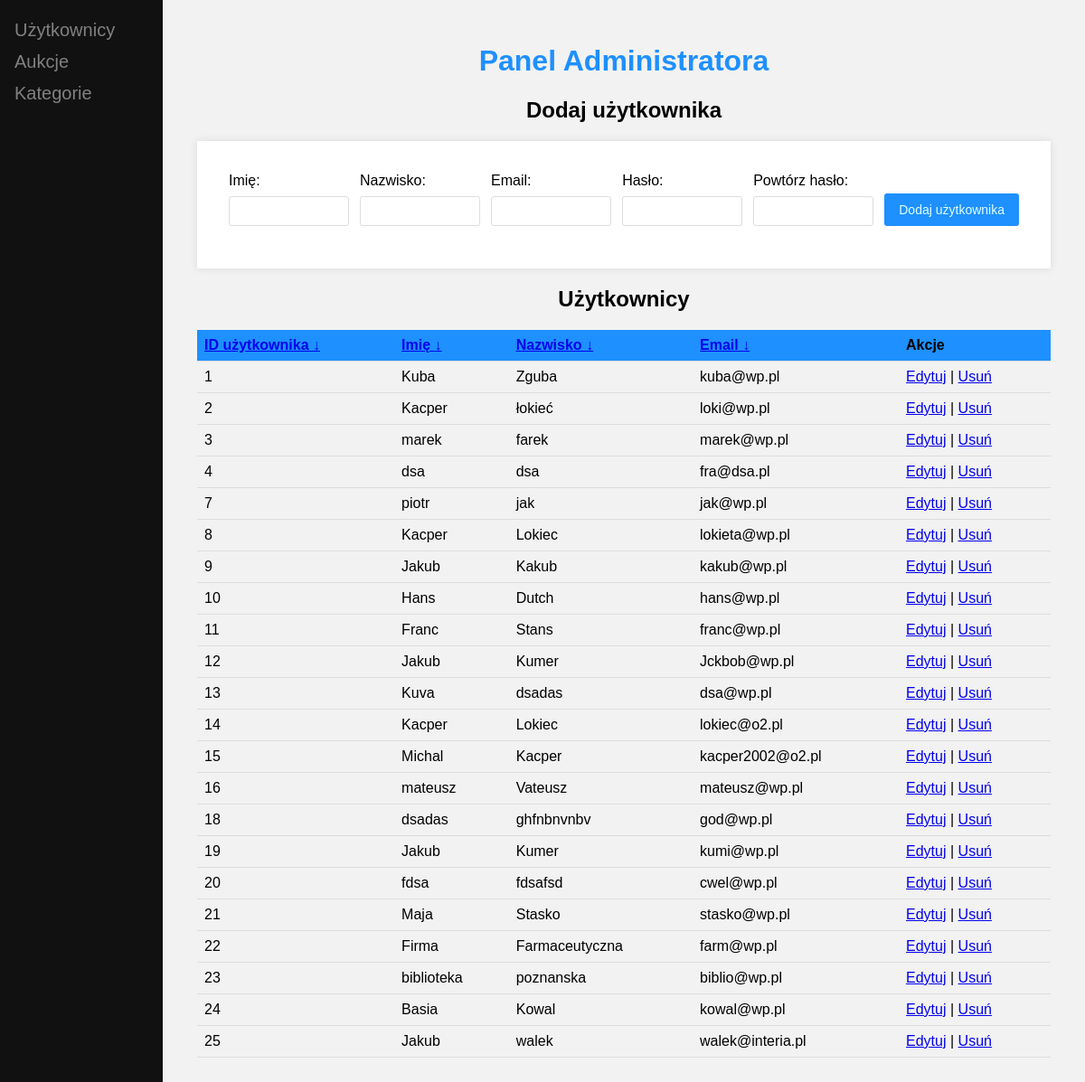
Page /dist/admin.php on the earlier database version.
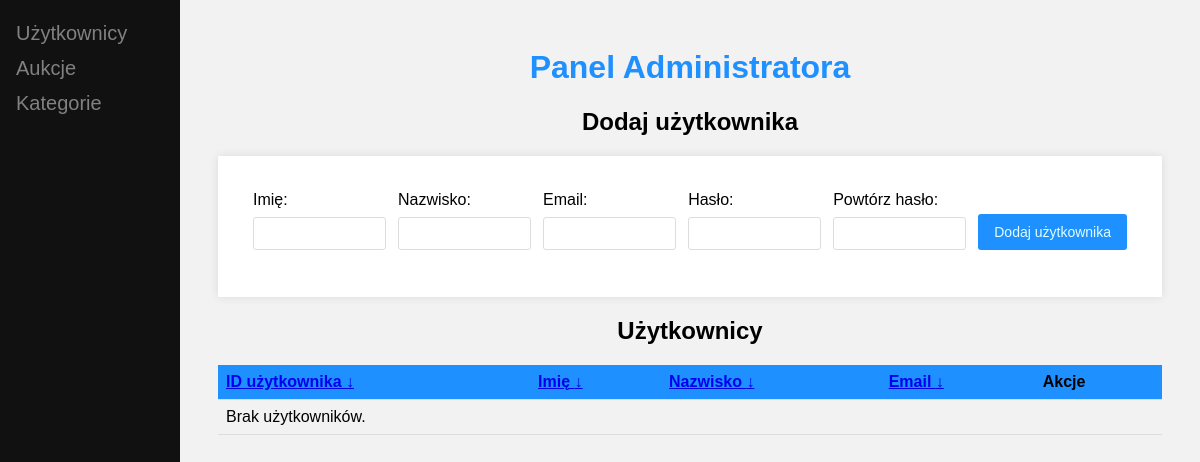
Same page on the later database version.
### tables this page shows
CREATE TABLE `users` (
  `id_user` int(11) NOT NULL,
  `firstName` varchar(50) NOT NULL,
  `lastName` varchar(50) NOT NULL,
  `email` varchar(60) NOT NULL,
  `id_role` tinyint(4) NOT NULL DEFAULT 1,
  `pass` varchar(255) NOT NULL,
  `passwordrepeat` varchar(255) NOT NULL,
  `city` varchar(100) DEFAULT NULL,
  `street` varchar(100) DEFAULT NULL,
  `house_number` varchar(10) DEFAULT NULL,
  `postal_code` varchar(20) DEFAULT NULL,
  `phone_number` varchar(20) DEFAULT NULL,
  `profile_image` varchar(255) DEFAULT '../uploads/user-3331256_1280.png',
  `reset_token` varchar(255) DEFAULT NULL,
  `token_expiry` datetime DEFAULT NULL
);

### scripts/admin_filtr.php (called while the page is built, shortened)
<?php
include_once "connect.php";
$sortByID = isset($_GET['sortByID']) ? $_GET['sortByID'] : '';
$sortByFirstName = isset($_GET['sortByFirstName']) ? $_GET['sortByFirstName'] : '';
$sortByLastName = isset($_GET['sortByLastName']) ? $_GET['sortByLastName'] : '';
$sortByEmail = isset($_GET['sortByEmail']) ? $_GET['sortByEmail'] : '';
$stmt = $conn->prepare("SELECT * FROM users");
$stmt->execute();
$users = $stmt->fetchAll(PDO::FETCH_ASSOC);
?>

### dist/admin.php (the view, shortened to what this page needs)
<?php
    include_once "../scripts/connect.php";
    include_once "../scripts/admin_filtr.php";
?>
<!DOCTYPE html>
<html lang="en">
<head>
    <link rel="stylesheet" href="../src/admin.css">
</head>
<body>
<div class="sidebar">
        <a href="admin.php"><i class="fa fa-fw fa-user"></i> Użytkownicy</a>
        <a href="auctions_admin.php"><i class="fa fa-clipboard"></i> Aukcje</a>
        <a href="category_admin.php"><i class="fa fa-clipboard"></i> Kategorie</a>
    </div>
    <div class="main">
        <h1>Panel Administratora</h1>
         <h2>Dodaj użytkownika</h2>
        <form action="add.php" method="POST">
            <div class="add_wyglad">
                <label for="firstName">Imię:</label>
                <input type="text" name="firstName" id="firstName" required><br>
            </div>
            <div class="add_wyglad">
                <label for="lastName">Nazwisko:</label>
                <input type="text" name="lastName" id="lastName" required><br>
            </div>
            <div class="add_wyglad">
                <label for="email">Email:</label>
                <input type="email" name="email" id="email" required><br>
            </div>
            <div class="add_wyglad">
                <label for="pass">Hasło:</label>
                <input type="password" name="pass" id="pass" required><br>
            </div>
            <div class="add_wyglad">
                <label for="passwordrepeat">Powtórz hasło:</label>
                <input type="password" name="passwordrepeat" id="passwordrepeat" required><br>
            </div>
            <div class="add_wyglad">
                <input class="add_button" type="submit" value="Dodaj użytkownika">
            </div>
        </form>
        <h2 id="uzytkownicy">Użytkownicy</h2>
        <table>
            <tr>
                <th><a href="?sortByID=<?php echo $sortByID === 'asc' ? 'desc' : 'asc'; ?>">ID użytkownika <?php if ($sortByID === 'asc') echo "&#8593;"; else echo "&#8595;"; ?></a></th>
                <th><a href="?sortByFirstName=<?php echo $sortByFirstName === 'asc' ? 'desc' : 'asc'; ?>">Imię <?php if ($sortByFirstName === 'asc') echo "&#8593;"; else echo "&#8595;"; ?></a></th>
                <th><a href="?sortByLastName=<?php echo $sortByLastName === 'asc' ? 'desc' : 'asc'; ?>">Nazwisko <?php if ($sortByLastName === 'asc') echo "&#8593;"; else echo "&#8595;"; ?></a></th>
                <th><a href="?sortByEmail=<?php echo $sortByEmail === 'asc' ? 'desc' : 'asc'; ?>">Email <?php if ($sortByEmail === 'asc') echo "&#8593;"; else echo "&#8595;"; ?></a></th>
                <th>Akcje</th>
            </tr>
        <?php
            if (count($users) > 0) {
                foreach ($users as $row) {
                    echo "<tr>";
                    echo "<td>" . htmlspecialchars($row["id_user"]) . "</td>";
                    echo "<td>" . htmlspecialchars($row["firstName"]) . "</td>";
                    echo "<td>" . htmlspecialchars($row["lastName"]) . "</td>";
                    echo "<td>" . htmlspecialchars($row["email"]) . "</td>";
                    echo "<td><a href='edit.php?id=" . htmlspecialchars($row["id_user"]) . "'>Edytuj</a> | <a href='../scripts/delete.php?id=" . htmlspecialchars($row["id_user"]) . "'>Usuń</a></td>";
                    echo "</tr>";
                }
            } else {
                echo "<tr><td colspan='5'>Brak użytkowników.</td></tr>";
            }
        ?>
        </table>
    </div>
</body>
</html>

Differences in the rows shown:
removed users: id_user "1", firstName "Kuba", lastName "Zguba", email "kuba@wp.pl"
removed users: id_user "2", firstName "Kacper", lastName "łokieć", email "loki@wp.pl"
removed users: id_user "3", firstName "marek", lastName "farek", email "marek@wp.pl"
removed users: id_user "4", firstName "dsa", lastName "dsa", email "fra@dsa.pl"
removed users: id_user "7", firstName "piotr", lastName "jak", email "jak@wp.pl"
removed users: id_user "8", firstName "Kacper", lastName "Lokiec", email "lokieta@wp.pl"
removed users: id_user "9", firstName "Jakub", lastName "Kakub", email "kakub@wp.pl"
removed users: id_user "10", firstName "Hans", lastName "Dutch", email "hans@wp.pl"
removed users: id_user "11", firstName "Franc", lastName "Stans", email "franc@wp.pl"
removed users: id_user "12", firstName "Jakub", lastName "Kumer", email "Jckbob@wp.pl"
removed users: id_user "13", firstName "Kuva", lastName "dsadas", email "dsa@wp.pl"
removed users: id_user "14", firstName "Kacper", lastName "Lokiec", email "lokiec@o2.pl"
removed users: id_user "15", firstName "Michal", lastName "Kacper", email "kacper2002@o2.pl"
removed users: id_user "16", firstName "mateusz", lastName "Vateusz", email "mateusz@wp.pl"
removed users: id_user "18", firstName "dsadas", lastName "ghfnbnvnbv", email "god@wp.pl"
removed users: id_user "19", firstName "Jakub", lastName "Kumer", email "kumi@wp.pl"
removed users: id_user "20", firstName "fdsa", lastName "fdsafsd", email "cwel@wp.pl"
removed users: id_user "21", firstName "Maja", lastName "Stasko", email "stasko@wp.pl"
removed users: id_user "22", firstName "Firma", lastName "Farmaceutyczna", email "farm@wp.pl"
removed users: id_user "23", firstName "biblioteka", lastName "poznanska", email "biblio@wp.pl"
removed users: id_user "24", firstName "Basia", lastName "Kowal", email "kowal@wp.pl"
removed users: id_user "25", firstName "Jakub", lastName "walek", email "walek@interia.pl"
Other differences:
text now shown: "Brak użytkowników."
